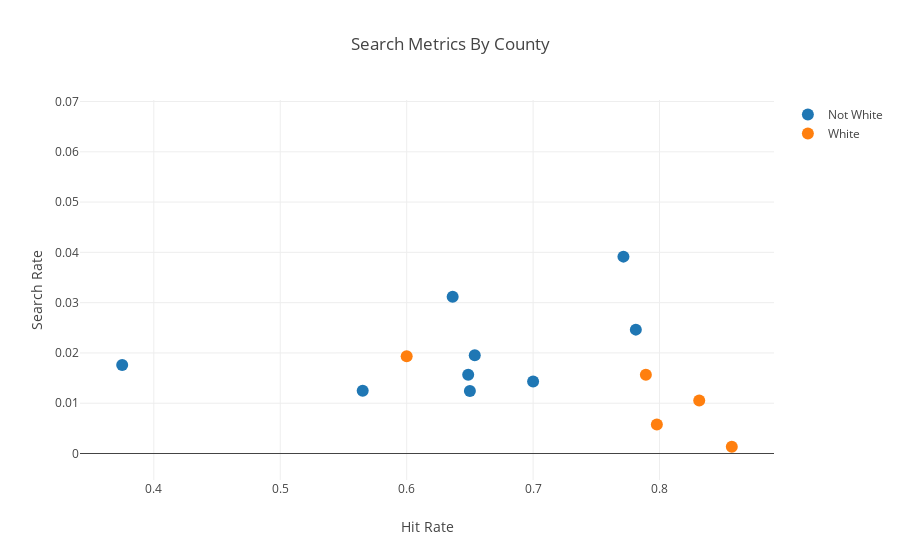

Notebook code for this chart:
### Code cell
compute_white_vs_minority_hit_rate(df_vt)

### Figure 1 — Plotly figure (JSON) as saved in the notebook; plotly's stock layout.template omitted (floating-point values rounded to 4 significant figures)
{"data": [{"hoverinfo": "text", "marker": {"size": 12}, "mode": "markers", "name": "Not White", "text": ["Addison County", "Bennington County", "Caledonia County", "Chittenden County", "Essex County", "Franklin County", "Grand Isle County", "Lamoille County", "Orange County", "Orleans County", "Rutland County", "Washington County", "Windham County", "Windsor County"], "type": "scatter", "x": [0.6538, 0.7714, 0.375, 0.6486, null, 0.7, null, 0.6364, 0.65, null, 0.7812, 0.5652, null, null], "y": [0.01953, 0.03915, 0.01758, 0.01566, 0, 0.01431, null, 0.03116, 0.01241, 0.003215, 0.02463, 0.01247, 0.06503, 0.03145]}, {"hoverinfo": "text", "marker": {"size": 12}, "mode": "markers", "name": "White", "text": ["Addison County", "Bennington County", "Caledonia County", "Chittenden County", "Essex County", "Franklin County", "Grand Isle County", "Lamoille County", "Orange County", "Orleans County", "Rutland County", "Washington County", "Windham County", "Windsor County"], "type": "scatter", "x": [0.7892, null, 0.7979, 0.8314, null, null, 0.6, null, null, 0.8571, null, null, null, null], "y": [0.01565, 0.01333, 0.005779, 0.01053, 0.00307, 0.01088, 0.01934, 0.02608, 0.007337, 0.001358, 0.008745, 0.009407, 0.0161, 0.008745]}], "layout": {"hovermode": "closest", "title": "Search Metrics By County", "xaxis": {"title": "Hit Rate"}, "yaxis": {"title": "Search Rate"}}}
